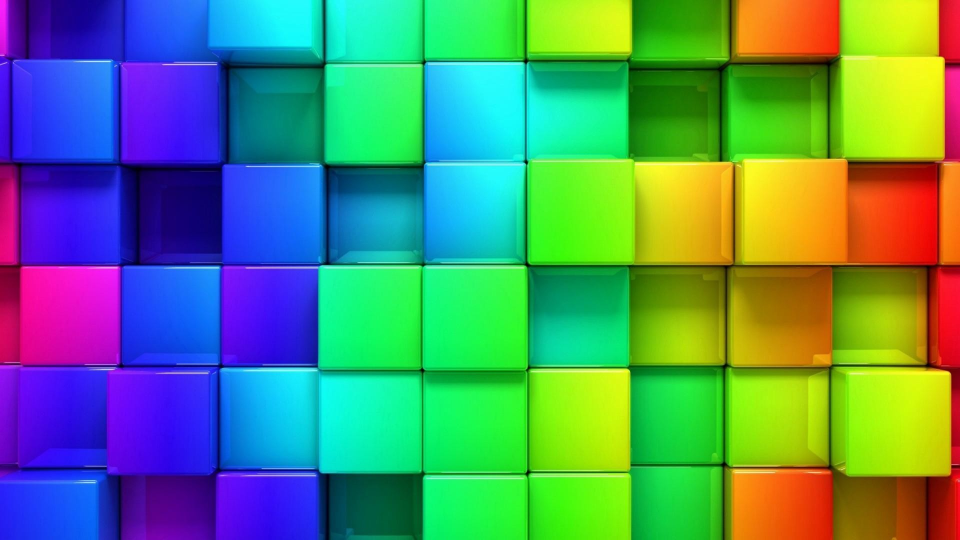
#> input picture src/colorpic.jpeg, 1920 x 1080 px (shown at 1/2 size)
$ jupyter execute 'Task#1 .ipynb'
#> lines starting #> are read from the running program, lines starting #| are printed output that depends on the picture
# IOT and Computer Vision Task 1:

## Color Identification in Images

### By N. SNEHA

### Import modules: Pandas, Opencv

[cell 1]
import pandas as pd
import cv2

### load the image and resize it (if required).

[cell 2]
img_path = r'src/colorpic.jpeg'
img = cv2.imread(img_path)
#> img is the input picture: shape (1080, 1920, 3); mean B, G, R 108.5, 140.3, 83.4
img = cv2.resize(img, (1000, 662))
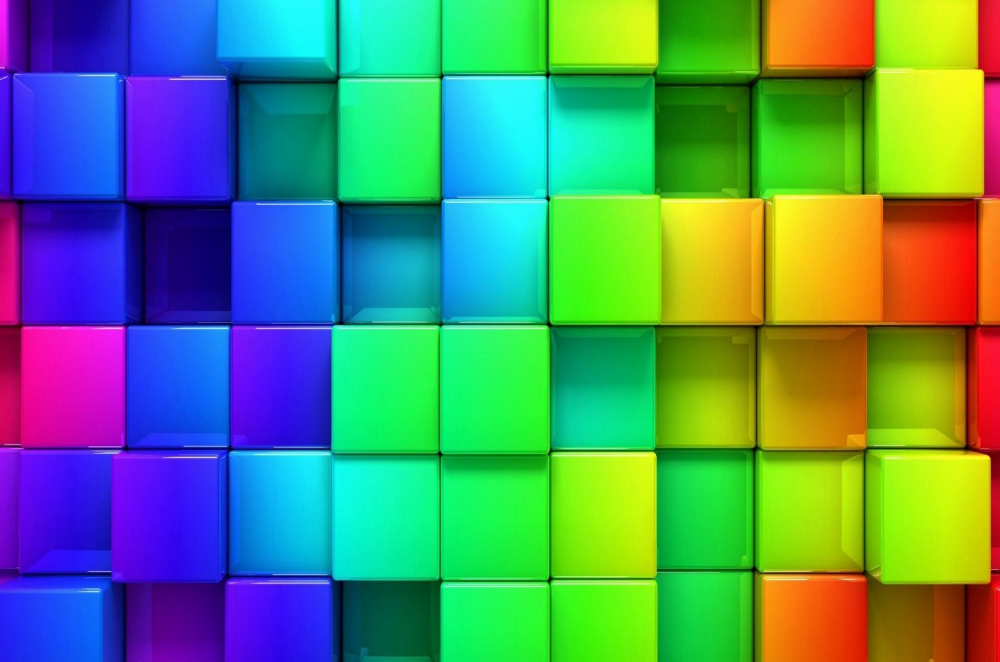
#> img: shape (662, 1000, 3); mean B, G, R 108.4, 140.2, 83.3

###  syntax:
```
cv2.imread(path, flag)
```
#### loads the image and stores as 3-dimensional array (since colour is nothing but RGB value)

### declaring global variables (are used later on)

[cell 3]
clicked = False
r = g = b = x_pos = y_pos = 0

### Reading csv file with pandas and giving names to each column

[cell 4]
index = ["color", "color_name", "hex", "R", "G", "B"]
csv = pd.read_csv('colors.csv', names=index, header=None)
#> (reads colors.csv from the repository)
